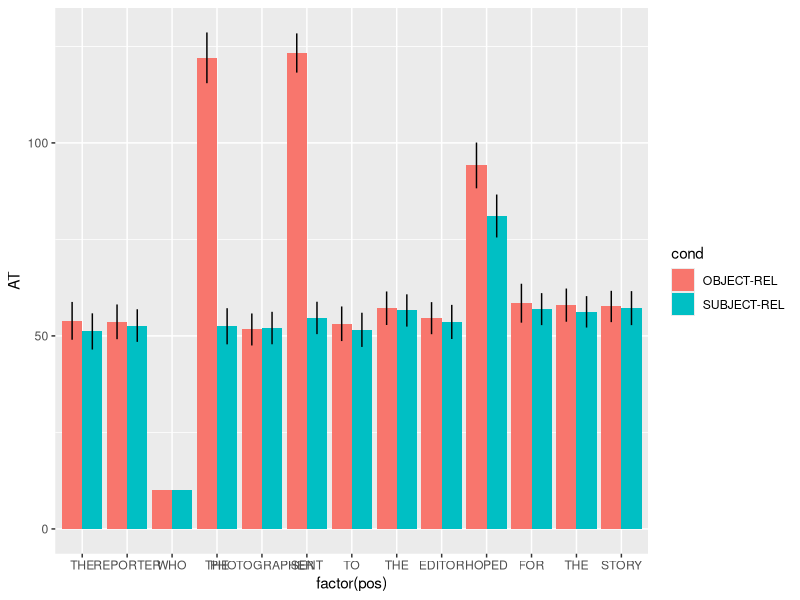
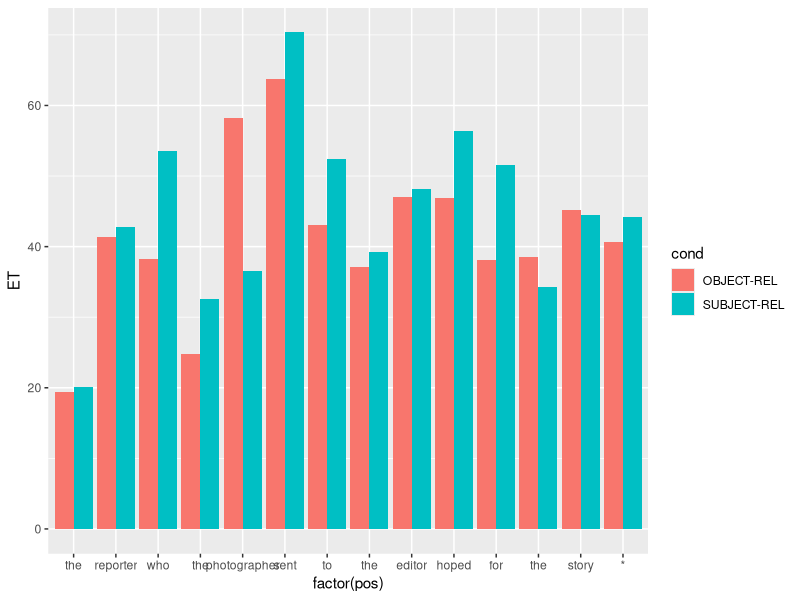
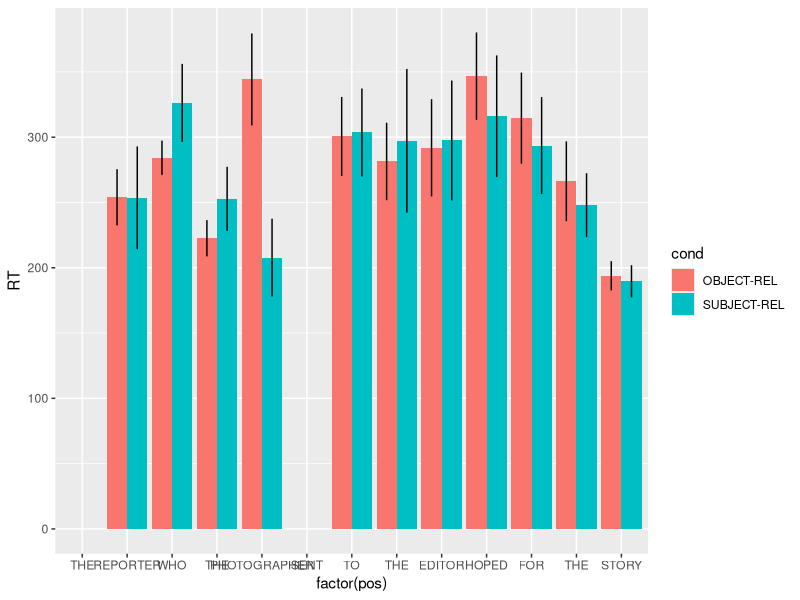
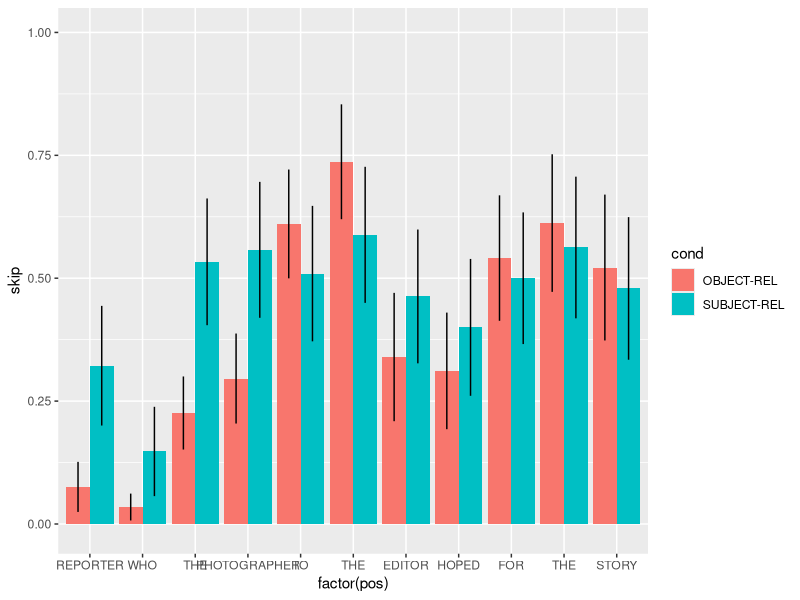
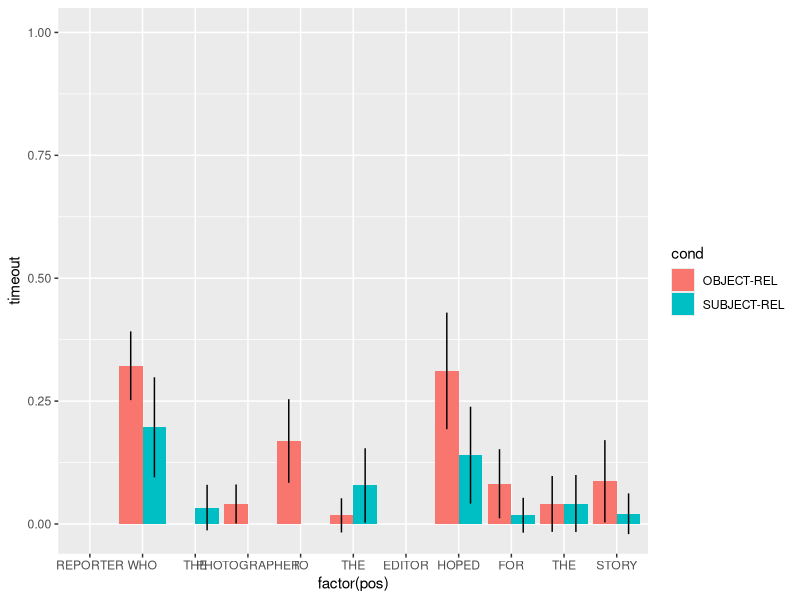
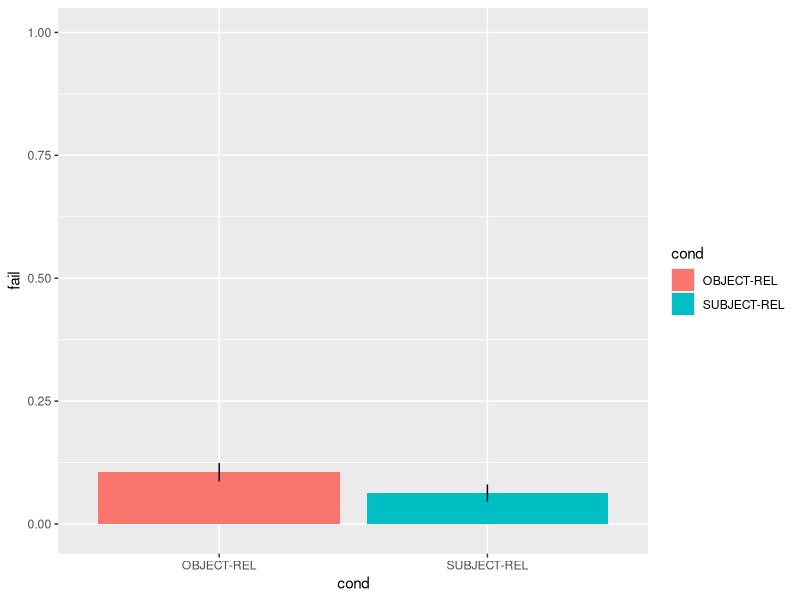
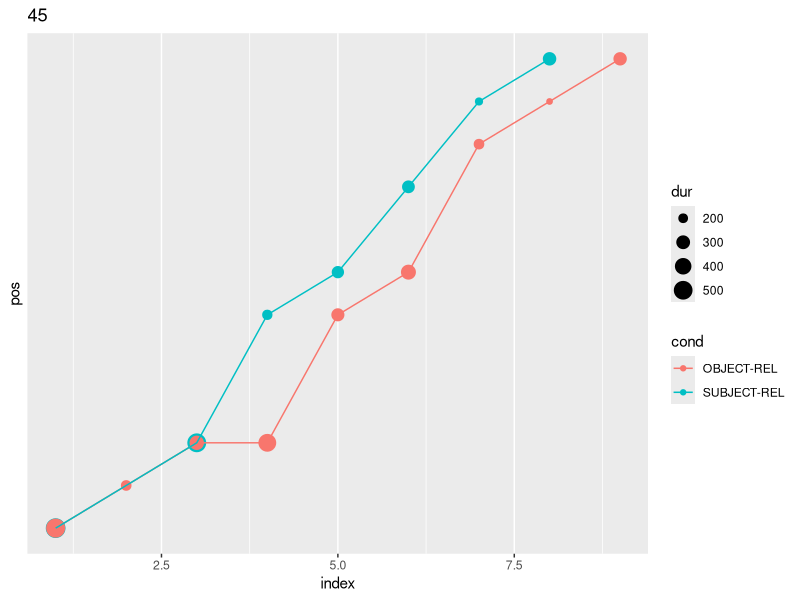
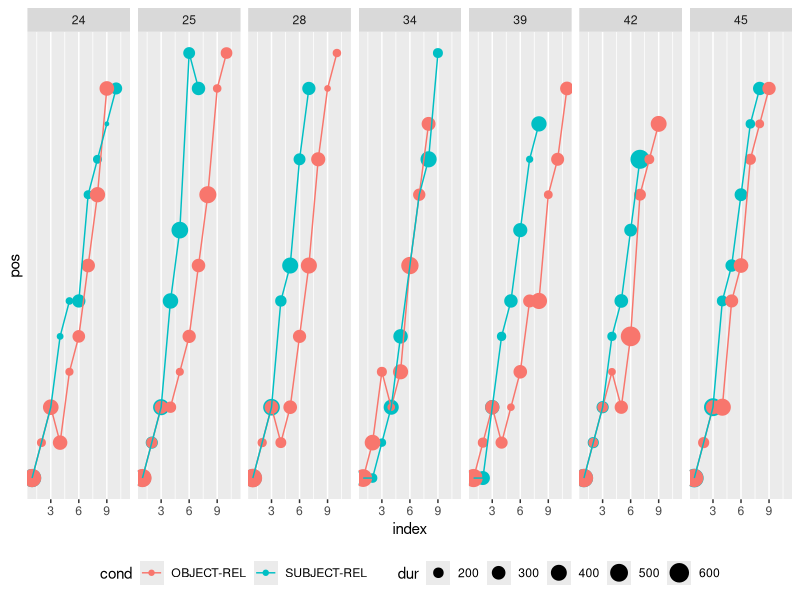

Write R code to recreate these figures, in order.
rm(list=ls())
# library(em2)
library(reshape)
library(ggplot2)

## Function for computing confidence intervals
ci <- function (x) 
{
    m <- mean(x, na.rm = TRUE)
    n <- length(x[!is.na(x)])
    s <- sd(x, na.rm = TRUE)
    upper <- m + qt(0.975, df = n - 1) * (s/sqrt(n))
    lower <- m + qt(0.025, df = n - 1) * (s/sqrt(n))
    return(data.frame(lower = lower, upper = upper))
}

##------------------------------------------------------------
## READ SIMULATION DATA
##------------------------------------------------------------
f <- read.table("fixations.txt", header=T)
colnames(f) <- c("exp","iteration","cond","pos","word","dur")
f$cond <- factor(f$cond)
head(f)
summary(f)


##------------------------------------------------------------
## READ ADDITIONAL INFO
##------------------------------------------------------------
m <- f

## ATTACHMENT TIMES:
att <- read.table("attachments.txt", header=TRUE)
colnames(att) <- c("exp","iteration","cond","pos","word","AT")
att$cond <- factor(att$cond)
dim(m)
m <- merge(m[-5], att, by=c("exp","iteration","cond","pos"), all.x=TRUE, all.y=TRUE)
dim(m)


## ENCODING TIMES:
enc <- read.table("enctimes.txt", header=TRUE)
colnames(enc) <- c("exp","iteration","cond","pos","word","ET","ecc","freq")
enc$cond <- factor(enc$cond)
enc$iteration <- factor(enc$iteration)
dim(m)
m <- merge(m, enc[-5], by=c("exp","iteration","cond","pos"), all.x=TRUE)
dim(m)

## TRIAL MESSAGES
msg <- read.table("trialmessages.txt", header=F)
colnames(msg) <- c("exp","iteration","cond","pos","word","variable","value")

trialinfo <- subset(msg[,-c(4,5)], variable!="timeout")
trialinfo <- reshape(trialinfo, idvar = c("exp","iteration","cond"), timevar="variable", direction="wide")
colnames(trialinfo) <- gsub("value.","", colnames(trialinfo))
trialinfo <- droplevels(trialinfo)

## Merge with EM results
dim(m)
m <- merge(m, trialinfo, by=c("exp","iteration","cond"), all.x=TRUE)
m$fail <- ifelse(is.na(m$fail), 0, 1)
dim(m)

## TIMEOUTS:
tmo <- droplevels(subset(msg, variable=="timeout"))
colnames(tmo)[6:7] <- c("timeout", "tmo-eyloc")
tmo$timeout <- 1
dim(m)
m <- merge(m, tmo[,-5], by=c("exp","iteration","cond","pos"), all.x=TRUE)
dim(m)
m$timeout[is.na(m$timeout)] <- 0

## SKIPPINGS ##
m$dur[is.na(m$dur)] <- 0
m$skip <- 0
m$skip[m$dur==0] <- 1




##------------------------------------------------------------
## MEANS
##------------------------------------------------------------


## FAILURES
fail <- cast(m, cond~., function(x) c(M=mean(x), N=length(x)), value="fail")
fail$SE <- sqrt(fail$M*(1-fail$M))/sqrt(fail$N)
fail$CI.lower <- fail$M + qt(.025, df=fail$N-1) * fail$SE
fail$CI.upper <- fail$M + qt(.975, df=fail$N-1) * fail$SE
colnames(fail)[2] <- "fail"

m <- subset(m, pos!=1 & pos!=6 & !is.na(word))

## ATT
at <- cast(att, cond+pos+word~., function(x) c(M=mean(x), SE=sd(x)/sqrt(length(x))), value="AT")
colnames(at)[4] <- "AT"
## ENC
et <- cast(enc, cond+pos+word~., mean, value="ET")
colnames(et)[4] <- "ET"
## RT
rt <- cast(subset(m, dur!=0 & !is.na(word)), cond+pos+word~., function(x) c(M=mean(x), SE=sd(x)/sqrt(length(x))), value="dur")
colnames(rt)[4] <- "RT"
# merge
rt <- merge(rt[-3], at, by=c("cond","pos"), all.x=TRUE, all.y=TRUE)
rt$RT[is.na(rt$RT)] <- 0
# sort rows of dataframe
rt <- rt[with(rt, order(cond,pos)), ]
## SKIP
skip <- cast(m, cond+pos+word~., function(x) c(M=mean(x), N=length(x)), value="skip")
skip$SE <- sqrt(skip$M*(1-skip$M))/sqrt(skip$N)
skip$CI.lower <- skip$M + qt(.025, df=skip$N-1) * skip$SE
skip$CI.upper <- skip$M + qt(.975, df=skip$N-1) * skip$SE
colnames(skip)[4] <- "skip"

## Timeout
to <- cast(m, cond+pos+word~., function(x) c(M=mean(x), N=length(x)), value="timeout")
to$SE <- sqrt(to$M*(1-to$M))/sqrt(to$N)
to$CI.lower <- to$M + qt(.025, df=to$N-1) * to$SE
to$CI.upper <- to$M + qt(.975, df=to$N-1) * to$SE
colnames(to)[4] <- "timeout"



##------------------------------------------------------------
## PLOTS
##------------------------------------------------------------
dodge <- position_dodge(width=.9)

## PLOT ATTACHMENT TIMES ##
(pa <- ggplot(at, aes(factor(pos), AT, fill=cond)) + geom_bar(stat="identity", position=dodge) + scale_x_discrete(labels=at$word) + geom_errorbar(aes(max=AT+2*SE, min=AT-2*SE, width=0), position=dodge))
ggsave(pa, file="quick-plot-attachment-times.pdf")

## PLOT ENCODING TIMES ##
(pe <- ggplot(et, aes(factor(pos), ET, fill=cond)) + geom_bar(stat="identity", position=dodge) + scale_x_discrete(labels=et$word))
ggsave(pe, file="quick-plot-encoding-times.pdf")

## PLOT READING TIMES ##
(pr <- ggplot(rt, aes(factor(pos), RT, group=cond, fill=cond)) + geom_bar(stat="identity", position=dodge) + scale_x_discrete(labels=rt$word) + geom_errorbar(aes(max=RT+2*SE.x, min=RT-2*SE.x, width=0), position=dodge))
ggsave(pr, file="quick-plot-reading-times.pdf")

## PLOT SKIPPING RATES ##
(ps <- ggplot(skip, aes(factor(pos), skip, group=cond, fill=cond)) + geom_bar(stat="identity", position=dodge) + scale_x_discrete(labels=skip$word) + geom_errorbar(aes(max=CI.upper, min=CI.lower, width=0), position=dodge) + coord_cartesian(ylim=c(-0.01,1)))
ggsave(ps, file="quick-plot-skipping-rate.pdf")

## PLOT TIMEOUTS ##
(ps <- ggplot(to, aes(factor(pos), timeout, group=cond, fill=cond)) + geom_bar(stat="identity", position=dodge) 
	# + ylim(0,1) 
	+ scale_x_discrete(labels=to$word) + geom_errorbar(aes(max=CI.upper, min=CI.lower, width=0), position=dodge) + coord_cartesian(ylim=c(-0.01,1)))
ggsave(ps, file="quick-plot-timeout-rate.pdf")

## PLOT FAILURE RATES ##
(pf <- ggplot(fail, aes(cond, fail, group=cond, fill=cond)) + geom_bar(stat="identity", position=dodge) + geom_errorbar(aes(max=CI.upper, min=CI.lower, width=0), position=dodge) + coord_cartesian(ylim=c(-0.01,1)))
ggsave(pf, file="quick-plot-failure-rate.pdf")



##------------------------------------------------------------
## SCANPATHS
##------------------------------------------------------------
## PLOT SCANPATH OF RANDOM TRIAL ##
i <- sample(unique(f$iteration),1)
t1 <- subset(f, iteration%in%i)
t1$index <- NA
for(i in unique(t1$iteration)){
	for(c in t1$cond){
		s <- (t1$iteration==i & t1$cond==c)
		t1$index[s] <- 1:length(t1$pos[s])
	}
}
(psc <- ggplot(t1, aes(index, pos, group=cond, col=cond)) + geom_point(aes(size=dur)) + geom_line() 
	+ scale_y_discrete(labels=min(t1$pos):max(t1$pos)) 
	+ ggtitle(i))
ggsave(psc, file="quick-plot-scanpath.pdf")


## PLOT SCANPATH OF 7 RANDOM TRIALS ##
i <- sample(unique(f$iteration),7)
t1 <- subset(f, iteration%in%i)
t1$index <- NA
for(i in unique(t1$iteration)){
	for(c in t1$cond){
		s <- (t1$iteration==i & t1$cond==c)
		t1$index[s] <- 1:length(t1$pos[s])
	}
}
(psc7 <- ggplot(t1, aes(index, pos, group=cond, col=cond)) + geom_point(aes(size=dur)) + geom_line() + facet_grid(.~iteration) + scale_y_discrete(labels=min(t1$pos):max(t1$pos)) + theme(legend.position="bottom"))
ggsave(psc7, file="quick-plot-scanpaths7.pdf", width=13, height=6)
